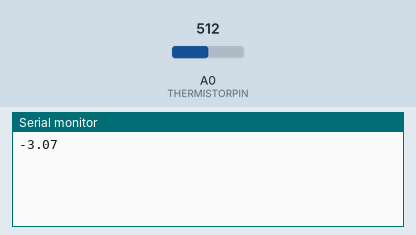
This sketch was run on a simulated Arduino Uno, built with avr-gcc and run on an emulated ATmega328P. Parts: the last lines printed to the serial monitor. Inputs (shaded band) come from the test bench; at power-on: A0 (THERMISTORPIN) = 512.

Above: at 1.2 s.
1.3 s: A0 (THERMISTORPIN) set to 716
At 2.6 s:
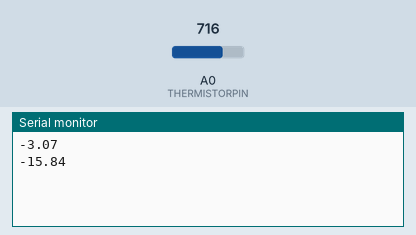
2.8 s: A0 (THERMISTORPIN) set to 900
At 4.5 s:
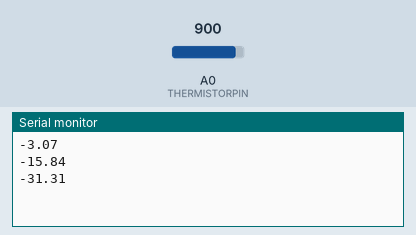
Timing chart, 0 to 6.0 s (numbered marks = the images above; inputs shaded):
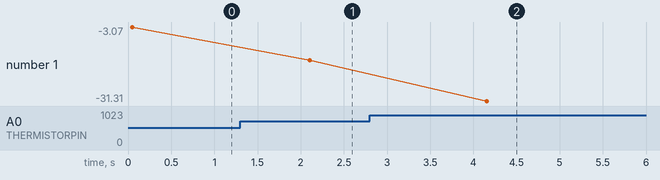

Measured:
- after the input at 1.3 s, the serial monitor: prints a new line after 0.80 s (image 1)
- after the input at 2.8 s, the serial monitor: prints a new line after 1.4 s (image 2)
- plotted number 1: -3.07 → -15.84 after the input at 1.3 s, -15.84 → -31.31 after the input at 2.8 s

The sketch:

senzor_temperatura_termistor.ino
```cpp
// ! +5V----/\/\100K/\/\--|--/\/\termistor10K/\/\------GROUND
//                        |
//                        |
//                      INPUT pin0
// which analog pin to connect
#define THERMISTORPIN A0
// resistance at 25 degrees C
#define THERMISTORNOMINAL 89000
// temp. for nominal resistance (almost always 25 C)
#define TEMPERATURENOMINAL 26
// how many samples to take and average, more takes longer
// but is more 'smooth'
#define NUMSAMPLES 5
// The beta coefficient of the thermistor (usually 3000-4000)
#define BCOEFFICIENT 4600
// the value of the 'other' resistor
#define SERIESRESISTOR 465000

int samples[NUMSAMPLES];

void setup(void) {
  Serial.begin(9600);
}

void loop(void) {
  uint8_t i;
  float average;

  // take N samples in a row, with a slight delay
  for (i=0; i< NUMSAMPLES; i++) {
   samples[i] = analogRead(THERMISTORPIN);
   delay(10);
  }

  // average all the samples out
  average = 0;
  for (i=0; i< NUMSAMPLES; i++) {
     average += samples[i];
  }
  average /= NUMSAMPLES;

  // convert the value to resistance
  average = 1023 / average - 1;
  average = SERIESRESISTOR / average;

  float steinhart;
  steinhart = average / THERMISTORNOMINAL;     // (R/Ro)
  steinhart = log(steinhart);                  // ln(R/Ro)
  steinhart /= BCOEFFICIENT;                   // 1/B * ln(R/Ro)
  steinhart += 1.0 / (TEMPERATURENOMINAL + 273.15); // + (1/To)
  steinhart = 1.0 / steinhart;                 // Invert
  steinhart -= 273.15;                         // convert to C

  Serial.println(steinhart);
  delay(2000);
}
```
